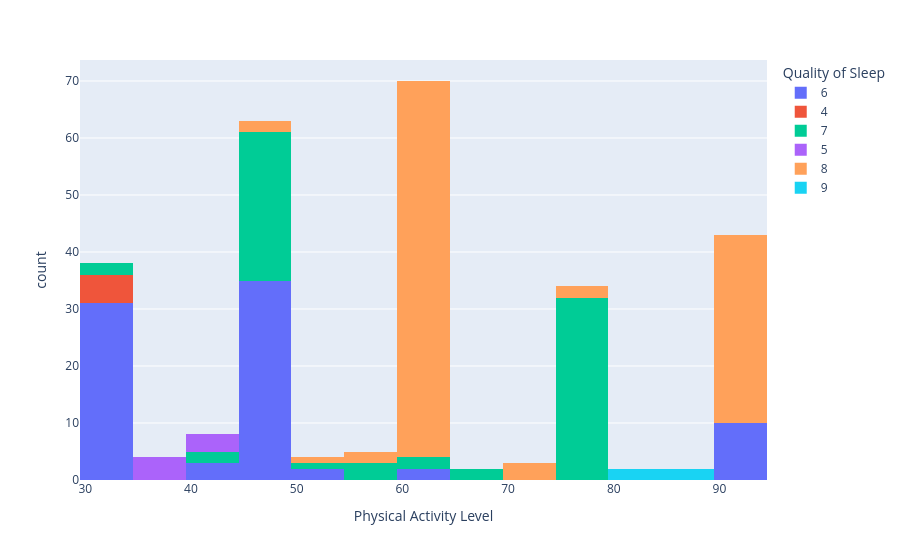

Notebook code cell kept with this figure:
### Code cell
px.histogram(
    df[df["Age"] < 50],
    x="Physical Activity Level",
    color="Quality of Sleep"
)

### Figure 1 — Plotly figure (JSON) as saved in the notebook; plotly's stock layout.template omitted (floating-point values rounded to 4 significant figures)
{"data": [{"bingroup": "x", "hovertemplate": "Quality of Sleep=6<br>Physical Activity Level=%{x}<br>count=%{y}<extra></extra>", "legendgroup": "6", "marker": {"color": "#636efa", "pattern": {"shape": ""}}, "name": "6", "orientation": "v", "showlegend": true, "type": "histogram", "x": [42, 60, 60, 40, 30, 30, 30, 30, 30, 30, 30, 30, 30, 30, 30, 30, 30, 30, 30, 30, 30, 30, 30, 30, 30, 50, 50, 30, 30, 30, 30, 30, 30, 30, 30, 30, 30, 42, 45, 45, 45, 45, 45, 45, 45, 45, 45, 45, 45, 45, 45, 45, 45, 47, 45, 45, 45, 45, 45, 45, 45, 45, 45, 45, 45, 45, 45, 45, 45, 45, 45, 45, 45, 90, 90, 90, 90, 90, 90, 90, 90, 90, 90], "xaxis": "x", "yaxis": "y"}, {"bingroup": "x", "hovertemplate": "Quality of Sleep=4<br>Physical Activity Level=%{x}<br>count=%{y}<extra></extra>", "legendgroup": "4", "marker": {"color": "#EF553B", "pattern": {"shape": ""}}, "name": "4", "orientation": "v", "showlegend": true, "type": "histogram", "x": [30, 30, 30, 32, 32], "xaxis": "x", "yaxis": "y"}, {"bingroup": "x", "hovertemplate": "Quality of Sleep=7<br>Physical Activity Level=%{x}<br>count=%{y}<extra></extra>", "legendgroup": "7", "marker": {"color": "#00cc96", "pattern": {"shape": ""}}, "name": "7", "orientation": "v", "showlegend": true, "type": "histogram", "x": [75, 75, 75, 75, 75, 75, 75, 75, 75, 75, 75, 75, 75, 75, 75, 75, 75, 75, 75, 75, 75, 75, 75, 75, 75, 75, 75, 75, 75, 75, 75, 75, 40, 40, 60, 60, 50, 55, 55, 45, 45, 45, 45, 45, 45, 45, 45, 45, 45, 45, 45, 45, 45, 45, 30, 30, 45, 45, 45, 45, 45, 45, 45, 45, 45, 45, 45, 55, 65, 65], "xaxis": "x", "yaxis": "y"}, {"bingroup": "x", "hovertemplate": "Quality of Sleep=5<br>Physical Activity Level=%{x}<br>count=%{y}<extra></extra>", "legendgroup": "5", "marker": {"color": "#ab63fa", "pattern": {"shape": ""}}, "name": "5", "orientation": "v", "showlegend": true, "type": "histogram", "x": [40, 40, 35, 35, 35, 35, 40], "xaxis": "x", "yaxis": "y"}, {"bingroup": "x", "hovertemplate": "Quality of Sleep=8<br>Physical Activity Level=%{x}<br>count=%{y}<extra></extra>", "legendgroup": "8", "marker": {"color": "#FFA15A", "pattern": {"shape": ""}}, "name": "8", "orientation": "v", "showlegend": true, "type": "histogram", "x": [75, 45, 45, 50, 60, 60, 60, 60, 60, 60, 60, 60, 60, 60, 60, 60, 60, 60, 60, 60, 60, 60, 60, 70, 70, 60, 60, 60, 60, 60, 60, 60, 60, 60, 60, 60, 60, 60, 60, 60, 60, 60, 60, 60, 60, 60, 60, 60, 60, 60, 60, 60, 60, 60, 60, 60, 60, 60, 60, 60, 60, 60, 60, 60, 60, 60, 60, 60, 60, 60, 60, 60, 55, 55, 90, 90, 90, 70, 90, 90, 90, 90, 90, 90, 90, 90, 90, 90, 90, 90, 90, 90, 90, 90, 75, 90, 90, 90, 90, 90, 90, 90, 90, 90, 90, 90, 90, 90, 90], "xaxis": "x", "yaxis": "y"}, {"bingroup": "x", "hovertemplate": "Quality of Sleep=9<br>Physical Activity Level=%{x}<br>count=%{y}<extra></extra>", "legendgroup": "9", "marker": {"color": "#19d3f3", "pattern": {"shape": ""}}, "name": "9", "orientation": "v", "showlegend": true, "type": "histogram", "x": [80, 80, 85, 85], "xaxis": "x", "yaxis": "y"}], "layout": {"barmode": "relative", "legend": {"title": {"text": "Quality of Sleep"}, "tracegroupgap": 0}, "margin": {"t": 60}, "xaxis": {"anchor": "y", "domain": [0, 1], "title": {"text": "Physical Activity Level"}}, "yaxis": {"anchor": "x", "domain": [0, 1], "title": {"text": "count"}}}}
